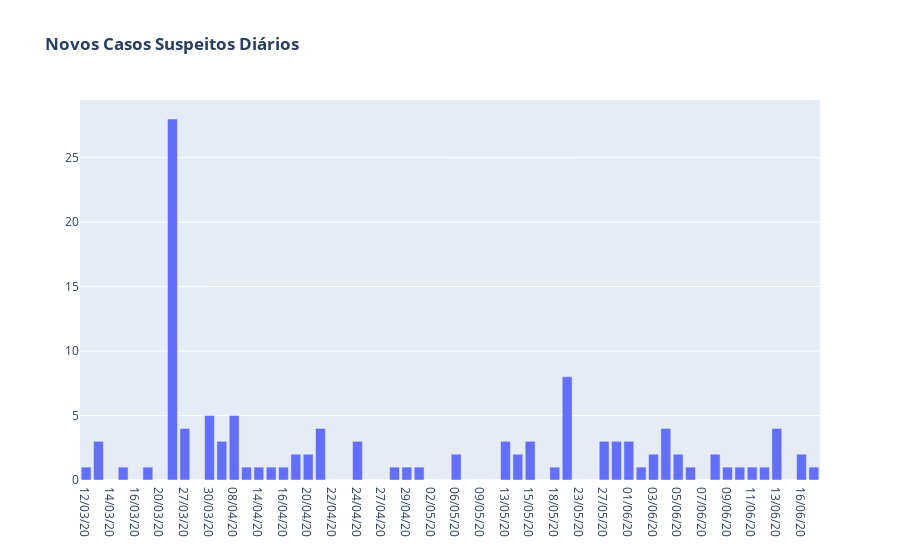

Notebook cell for this chart:
### Code cell
trace = go.Bar(x = data['Data'],
               y = data['Novos Suspeitos'],
               offsetgroup=0)

layout = go.Layout(
        title = '<b>Novos Casos Suspeitos Diários</b>')

dat = [trace]
fig = go.Figure(data=dat, layout=layout)
py.iplot(fig)

### Figure 1 — Plotly figure (JSON) as saved in the notebook; plotly's stock layout.template omitted (floating-point values rounded to 4 significant figures)
{"data": [{"offsetgroup": "0", "type": "bar", "x": ["12/03/20", "13/03/20", "14/03/20", "15/03/20", "16/03/20", "17/03/20", "20/03/20", "23/03/20", "27/03/20", "28/03/20", "30/03/20", "01/04/20", "08/04/20", "13/04/20", "14/04/20", "15/04/20", "16/04/20", "17/04/20", "20/04/20", "21/04/20", "22/04/20", "23/04/20", "24/04/20", "25/04/20", "27/04/20", "28/04/20", "29/04/20", "01/05/20", "02/05/20", "05/05/20", "06/05/20", "08/05/20", "09/05/20", "11/05/20", "13/05/20", "14/05/20", "15/05/20", "16/05/20", "18/05/20", "21/05/20", "23/05/20", "25/05/20", "27/05/20", "28/05/20", "01/06/20", "02/06/20", "03/06/20", "04/06/20", "05/06/20", "06/06/20", "07/06/20", "08/06/20", "09/06/20", "10/06/20", "11/06/20", "12/06/20", "13/06/20", "15/06/20", "16/06/20", "17/06/20"], "y": [1, 3, 0, 1, 0, 1, 0, 28, 4, 0, 5, 3, 5, 1, 1, 1, 1, 2, 2, 4, 0, 0, 3, 0, 0, 1, 1, 1, 0, 0, 2, 0, 0, 0, 3, 2, 3, 0, 1, 8, 0, 0, 3, 3, 3, 1, 2, 4, 2, 1, 0, 2, 1, 1, 1, 1, 4, 0, 2, 1]}], "layout": {"title": {"text": "<b>Novos Casos Suspeitos Diários</b>"}}}
